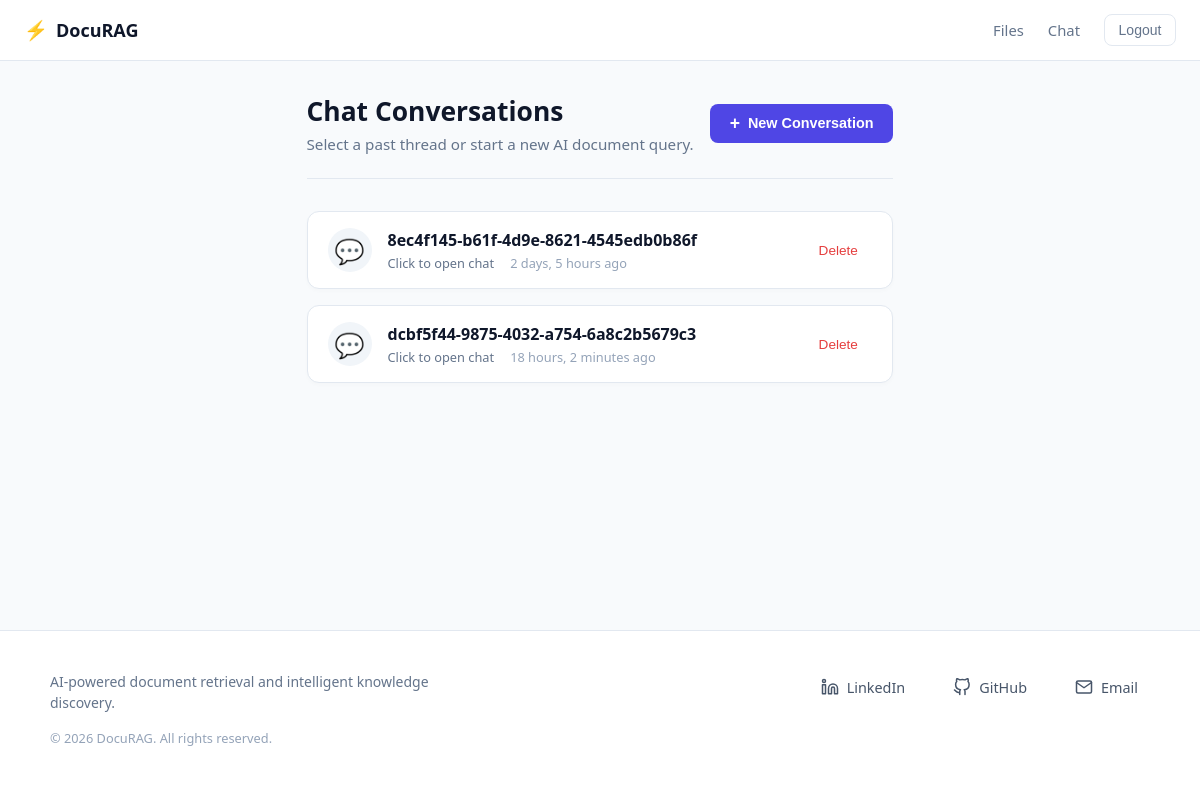
The app's page /chatbot (signed in), older data.
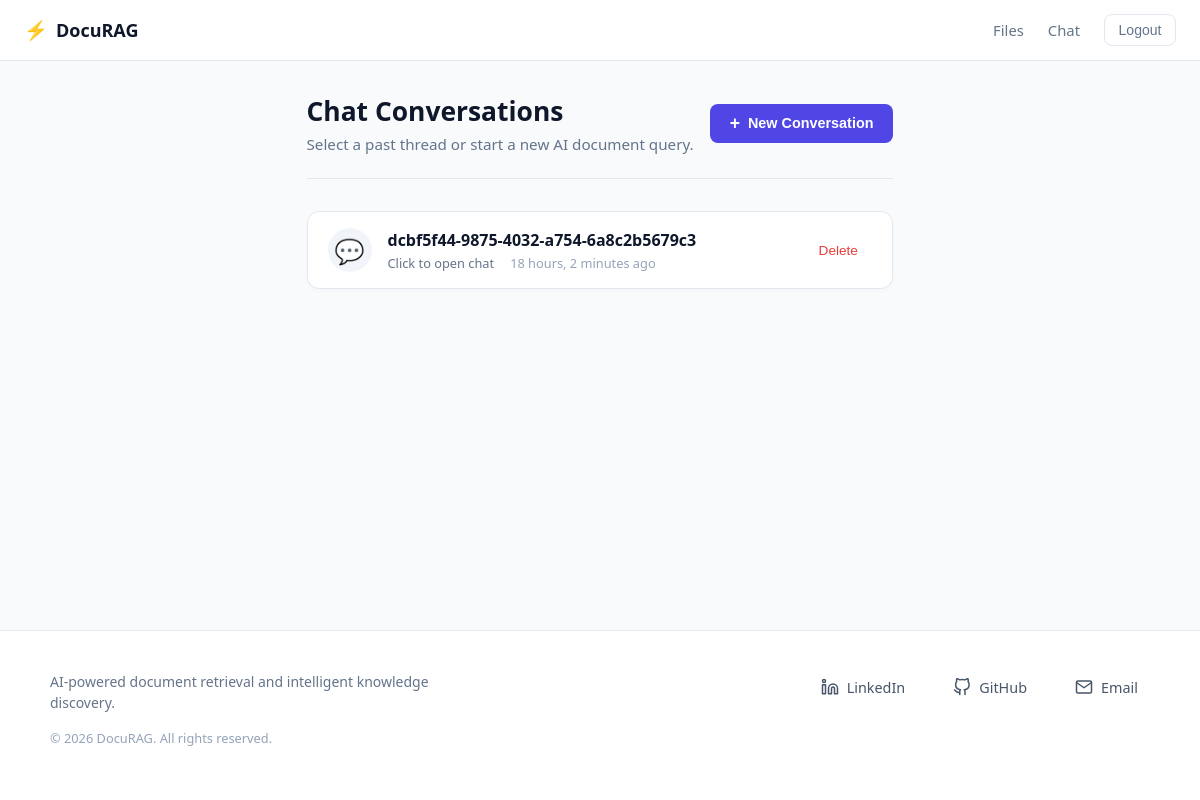
The same page, newer data.
### chatbot/models.py (models this page shows, shortened)
class Conversation(models.Model):
    title = models.CharField(max_length=150, default=genarate_uuid)
    room = models.ForeignKey(ConversationRoom, on_delete=models.CASCADE, related_name="conversations")
    conversations = models.ManyToManyField(Message)
    created_at = models.DateTimeField(auto_now_add=True)
    class Meta:
        ordering = ["created_at"]

### chatbot/views.py (the view)
# urls.py: path('chatbot', views.converstaions_view, name="conversations"),
@login_required(login_url='login')
def converstaions_view(request):
    user_conversations = Conversation.objects.filter(room__user=request.user)
    context = {"conversations": user_conversations}
    return render(request, 'conversations.html', context)

### chatbot/templates/conversations.html (shortened to what this page needs)
{% extends 'main.html' %}
{% load static %}
{% block extra_css %}
    <link rel="stylesheet" href="{% static 'chatbot/conversations.css' %}">
{% endblock %}
{% block content %}
<div class="conversations-container">
    <div class="conversations-header">
        <div class="header-text">
            <h1 class="page-title">Chat Conversations</h1>
            <p class="page-subtitle">Select a past thread or start a new AI document query.</p>
        </div>
        <form action="{% url 'create-conversation' %}" method="post" class="create-conversation-form">
            <button type="submit" class="btn-primary">
                <span class="btn-icon">+</span> New Conversation
            </button>
        </form>
    </div>
    <div class="conversations-grid">
        {% for conversation in conversations %}
            <div class="conversation-card">
                <a href="{% url 'conversation-chat' conversation.pk %}" class="conversation-link">
                    <div class="conversation-icon">💬</div>
                    <div class="conversation-info">
                        <h3 class="conversation-title">{{ conversation.title }}</h3>
                        <div class="conversation-meta">
                            <span class="conversation-hint">Click to open chat</span>
                            <span class="conversation-time">{{ conversation.created_at|timesince }} ago</span>
                        </div>
                    </div>
                </a>
                <form action="{% url 'delete-conversation' conversation.pk %}" method="post" class="delete-form">
                    <button type="submit" class="btn-delete" title="Delete conversation" onclick="return confirm('Are you sure you want to delete this conversation?');">
                        Delete
                    </button>
                </form>
            </div>
        {% empty %}
            <div class="empty-state">
                <div class="empty-icon">💭</div>
                <h3 class="empty-title">No conversations yet</h3>
                <p class="empty-text">Start a new conversation to query your uploaded database files.</p>
            </div>
        {% endfor %}
    </div>
</div>
{% endblock %}

Row changes from the older to the newer data that the page shows:
removed Conversation: title "8ec4f145-b61f-4d9e-8621-4545edb0b86f", created_at "2 days, 5 hours"
